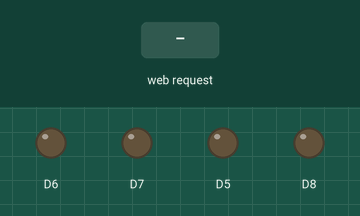
The sketch below on a simulated ESP8266 (NodeMCU). On the bench: output pins drawn as LEDs (lit = HIGH). Inputs (shaded band) come from the test bench. WiFi joins after 1.5 s; servers stay silent unless stated; what the sketch prints to the serial monitor is not drawn.

Above: at 5.7 s.
5.8 s: HTTP request GET /forward received
At 6.8 s:
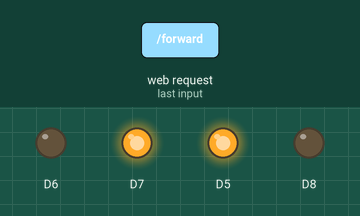
7.3 s: HTTP request GET /back received
At 8.0 s:
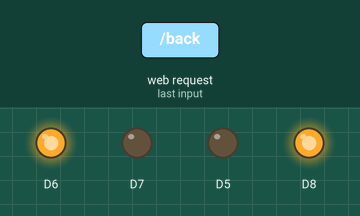
8.8 s: HTTP request GET /right received
At 9.1 s:
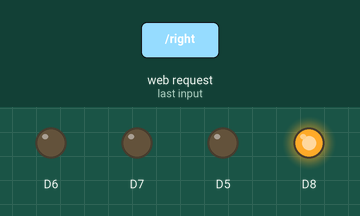
10.3 s: HTTP request GET /forward?pass=1 received
At 11.5 s:
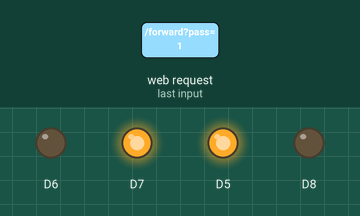
11.8 s: HTTP request GET /back?pass=1 received
At 12.6 s:
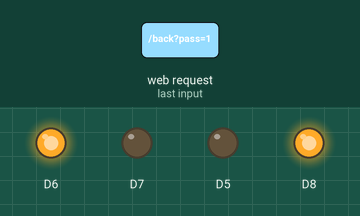
Timing chart, 0 to 14.3 s (numbered marks = the images above; inputs shaded):
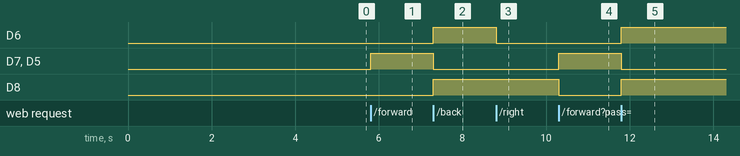

Measured:
- after the input at 5.8 s, D7, D5: LOW → HIGH at once
- after the input at 7.3 s, D6, D8: LOW → HIGH at once; D7, D5: HIGH → LOW at once
- after the input at 8.8 s, D6: HIGH → LOW at once
- after the input at 10.3 s, D7, D5: LOW → HIGH at once; D8: HIGH → LOW at once
- after the input at 11.8 s, D6, D8: LOW → HIGH at once; D7, D5: HIGH → LOW at once

The sketch:

nodemcu.ino
```cpp
#include <ESP8266WiFi.h>
    #include <WiFiClient.h>
    #include <ESP8266WebServer.h>
    /* Set these to your desired credentials. */
    const char *ssid = "ICO"; //Enter your WIFI ssid
    const char *password = "9876543210"; //Enter your WIFI password
    ESP8266WebServer server(80);
    void handleRoot() {
     server.send(200, "text/html", " <html> <style> button:active { background-color: yellow; } .flexMeRow { display: flex; flex-direction: row; justify-content: center; } .flexMeCol { display: flex; flex-direction: column; justify-content: center; } .flexMeCenter { display: flex; min-height: 100vh; flex-direction: column; justify-content: center; align-items: center; } </style> <body> <div class=\"flexMeCenter\"> <div class=\"flexMeCol\"> <div class=\"flexMeRow\"> <button type=\"submit\" form=\"forward\" id=\"control4\">FORWARD</button> </div> <div class=\"flexMeRow\"> <form action=\"/left\" method=\"get\" id=\"left\"></form> <form action=\"/right\" method=\"get\" id=\"right\"></form> <form action=\"/forward\" method=\"get\" id=\"forward\"></form> <form action=\"/back\" method=\"get\" id=\"back\"></form> <form action=\"/stop\" method=\"get\" id=\"stop\"></form> <button form=\"left\" type=\"submit\" id=\"control2\">LEFT</button> <button form=\"stop\" type=\"submit\" id=\"stop\">STOP</button> <button form=\"right\" type=\"submit\" id=\"control1\">RIGHT</button> </div> <div class=\"flexMeRow\"> <button form=\"back\" type=\"submit\" id=\"control3\">BACK</button> </div> </div> <br /> <br /> <div class=\"flexMeRow\"> <label for=\"vol\">Throttle (between 0 and 100):</label> <input type=\"range\" id=\"points\" onchange=\"myfunction()\" name=\"Speed controller\" min=\"0\" max=\"100\" value=\"100\" form = \"speed\" /> <div  value=\"getvalue()\"></div> <form action=\"/speed\" method=\"get\" id=\"speed\"> <!-- <div id=\"sendSpeed\" value=\"inputVal()\"></div> --> </form> <div id=\"throttleValue\" ></div> <button type=\"submit\" form=\"speed\" id=\"speedButt\" style=\"display:none\"></button> </div> </div> </body> <script> function myfunction() { var value = document.getElementById('throttleValue'); var input = document.getElementById('points'); var speedButt=document.getElementById(\"speedButt\"); var speed=document.getElementById(\"speed\"); speed.action=\"/speed?par1=hi\";    speedButt.click() ;console.log(input.value); value.innerHTML = input.value speedButt.click(); } function inputVal(){ var input = document.getElementById('points'); console.log(input.value + \"right\"); return(input.value) } function getvalue() { var x = document.getElementById('throttleValue').innerHTML; return x; } myfunction(); </script> </html>");
    }
    void handleSave() {
     if (server.arg("pass") != "") {
       Serial.println(server.arg("pass"));
     }
    }

void handleGenericArgs() { //Handler

String message = "Number of args received:";
message += server.args();            //Get number of parameters
message += "\n";                            //Add a new line

for (int i = 0; i < server.args(); i++) {

message += "Arg nº" + (String)i + " –> ";   //Include the current iteration value
message += server.argName(i) + ": ";     //Get the name of the parameter
message += server.arg(i) + "\n";              //Get the value of the parameter

}
Serial.println(message);

handleRoot();       //Response to the HTTP request

}

    void Forward()
{
digitalWrite(D5,HIGH);
digitalWrite(D8,LOW);
digitalWrite(D7,HIGH);
digitalWrite(D6,LOW);


}

 void Back()
{
digitalWrite(D8,HIGH);
digitalWrite(D5,LOW);
digitalWrite(D6,HIGH);
digitalWrite(D7,LOW);


}

void Right()
{
digitalWrite(D5,HIGH);
digitalWrite(D5,LOW);
digitalWrite(D6,LOW);
digitalWrite(D7,LOW);

}

void Left()
{
digitalWrite(D5,LOW);
digitalWrite(D8,LOW);
digitalWrite(D6,HIGH);
digitalWrite(D7,LOW);

}


void Stop()
{
digitalWrite(D5,LOW);
digitalWrite(D8,LOW);
digitalWrite(D6,LOW);
digitalWrite(D7,LOW);

}


    void setup() {
     pinMode(D6, OUTPUT);
     pinMode(D7, OUTPUT);
      pinMode(D5, OUTPUT);
     pinMode(D8, OUTPUT);

     delay(3000);
     Serial.begin(74880);
     Serial.println();
     Serial.print("Configuring access point...");
     WiFi.begin(ssid, password);
     while (WiFi.status() != WL_CONNECTED) {
       delay(500);
       Serial.print(".");
     }
     Serial.println("");
     Serial.println("WiFi connected");
     Serial.println("IP address: ");
     Serial.println(WiFi.localIP());
     server.on ( "/", handleRoot );
     server.on ("/save", handleSave);
     server.begin();
     Serial.println ( "HTTP server started" );
     server.on("/forward", []() {
      Forward();
       Serial.println("forward");
       handleRoot();
     });
     server.on("/back", []() {
     Back();
       Serial.println("back");
       handleRoot();
     });

//     server.on("/left", []() {
//     Left();
//       Serial.println("left");
//       handleRoot();
//     });

    server.on("/speed",handleGenericArgs);

       server.on("/right", []() {
     Right();
       Serial.println("right");
       handleRoot();
     });

     server.on("/stop", []() {
     Stop();
       Serial.println("stop");
       handleRoot();
     });
    }
    void loop() {
     server.handleClient();
    }
```
